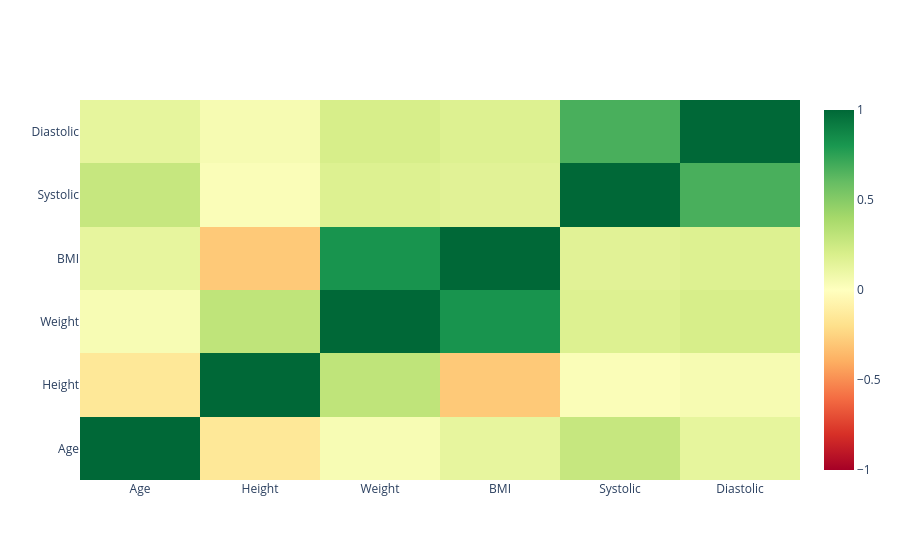

The cell this chart's notebook holds for it:
### Code cell
#pairwise Pearson correlations between numeric variables
cr = data[['Age', 'Height', 'Weight', 'BMI', 'Systolic', 'Diastolic']].corr(method='pearson')

fig = go.Figure(go.Heatmap(
    x=cr.columns,
    y=cr.columns,
    z=cr.values.tolist(),
    colorscale='rdylgn', zmin=-1, zmax=1
))

fig.show()

### Figure 1 — Plotly figure (JSON) as saved in the notebook; plotly's stock layout.template omitted (floating-point values rounded to 4 significant figures)
{"data": [{"colorscale": [[0, "rgb(165,0,38)"], [0.1, "rgb(215,48,39)"], [0.2, "rgb(244,109,67)"], [0.3, "rgb(253,174,97)"], [0.4, "rgb(254,224,139)"], [0.5, "rgb(255,255,191)"], [0.6, "rgb(217,239,139)"], [0.7, "rgb(166,217,106)"], [0.8, "rgb(102,189,99)"], [0.9, "rgb(26,152,80)"], [1, "rgb(0,104,55)"]], "type": "heatmap", "x": ["Age", "Height", "Weight", "BMI", "Systolic", "Diastolic"], "y": ["Age", "Height", "Weight", "BMI", "Systolic", "Diastolic"], "z": [[1, -0.1488, 0.04085, 0.1267, 0.275, 0.1311], [-0.1488, 1, 0.3008, -0.2911, 0.02762, 0.04818], [0.04085, 0.3008, 1, 0.8166, 0.1785, 0.206], [0.1267, -0.2911, 0.8166, 1, 0.1575, 0.1786], [0.275, 0.02762, 0.1785, 0.1575, 1, 0.676], [0.1311, 0.04818, 0.206, 0.1786, 0.676, 1]], "zmax": 1, "zmin": -1}], "layout": {}}
